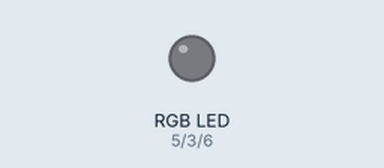
This sketch was run on a simulated Arduino Uno, built with avr-gcc and run on an emulated ATmega328P. Shown: an RGB LED mixed from three pins (HIGH = lit).

Above: at 0.15 s.
At 1.05 s:
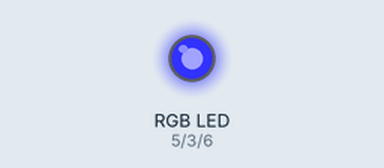
At 1.95 s:
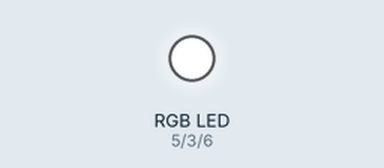
At 4.05 s:
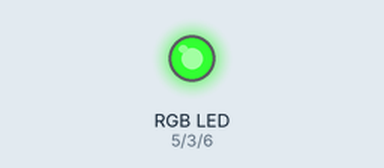
At 5.85 s:
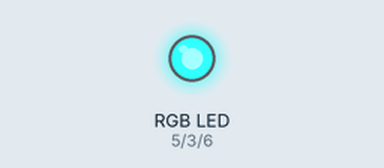
At 7.96 s:
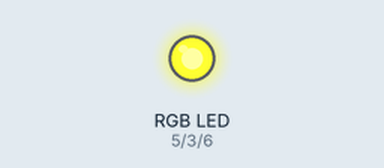
Timing chart, 0 to 8.1 s (numbered marks = the images above):
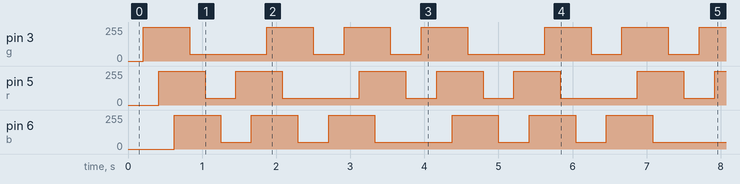

Measured:
- by itself, pin 3 (g): 0/255 → 255/255 at 0.21 s, → 50/255 0.63 s later, → 255/255 1.0 s later, → 50/255 0.63 s later, … (13 changes in this stretch)
- by itself, pin 5 (r): 0/255 → 255/255 at 0.42 s, → 50/255 0.63 s later, → 255/255 0.42 s later, → 50/255 0.63 s later, … (13 changes in this stretch)
- by itself, pin 6 (b): 0/255 → 255/255 at 0.62 s, → 50/255 0.63 s later, → 255/255 0.42 s later, → 50/255 0.63 s later, … (12 changes in this stretch)

The sketch:

disco_colour.ino
```cpp
#define g 3
#define r 5
#define b 6
#define del 1
#define minn 50
#define maxx 255


void setup() {
  // put your setup code here, to run once:
  briall();
}

void loop() {
chain();
}
void chain() {
  dim(g, del);
  dim(r, del);
  dim(b, del);
  //
  bri(g, del);
  bri(r, del);
  bri(b, del);

  dim(r, del);
  dim(b, del);
  dim(g, del);
  //
  bri(r, del);
  bri(b, del);
  bri(g, del);

  dim(b, del);
  dim(g, del);
  dim(r, del);
  //
  bri(b, del);
  bri(g, del);
  bri(r, del);
}

void dim(int l, int d) {
  for (int i = minn; i <= maxx; i++) {
    analogWrite(l, i);
    delay(d);
  }
}

void bri(int l, int d) {
  for (int i = maxx; i >= minn; i--) {
    analogWrite(l, i);
    delay(d);
  }
}

void dimall() {
  analogWrite(g, 255);
  analogWrite(r, 255);
  analogWrite(b, 255);
}
void briall() {
  analogWrite(g, 0);
  analogWrite(r, 0);
  analogWrite(b, 0);
}

void gr(int i) {
  dimall();
  analogWrite(g, i);
}
void bl(int i) {
  dimall();
  analogWrite(b, i);
}
void rd(int i) {
  dimall();
  analogWrite(r, i);
}
```
